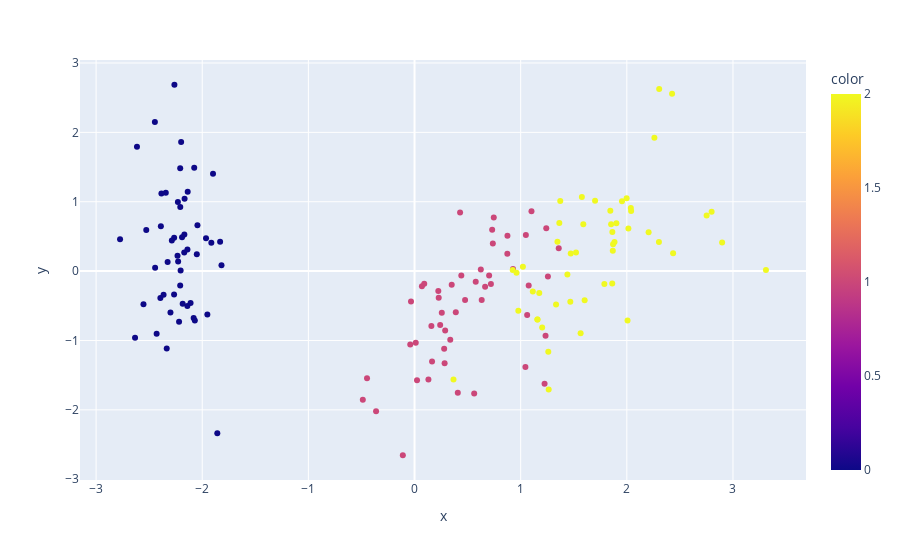

The notebook cell this image was saved under:
### Code cell
import plotly.express as px
fig = px.scatter(x=X_pca[:,0], y=X_pca[:,1],color=iris.target.astype(float))
fig.show()

### Figure 1 — Plotly figure (JSON) as saved in the notebook; plotly's stock layout.template omitted (floating-point values rounded to 4 significant figures; data arrays with more than 128 entries replaced by an {"elided": "..."} marker saying what was removed)
{"data": [{"hovertemplate": "x=%{x}<br>y=%{y}<br>color=%{marker.color}<extra></extra>", "legendgroup": "", "marker": {"color": {"elided": "150 int values"}, "coloraxis": "coloraxis", "symbol": "circle"}, "mode": "markers", "name": "", "orientation": "v", "showlegend": false, "type": "scatter", "x": {"elided": "150 float values"}, "xaxis": "x", "y": {"elided": "150 float values"}, "yaxis": "y"}], "layout": {"coloraxis": {"colorbar": {"title": {"text": "color"}}, "colorscale": [[0, "#0d0887"], [0.1111, "#46039f"], [0.2222, "#7201a8"], [0.3333, "#9c179e"], [0.4444, "#bd3786"], [0.5556, "#d8576b"], [0.6667, "#ed7953"], [0.7778, "#fb9f3a"], [0.8889, "#fdca26"], [1, "#f0f921"]]}, "legend": {"tracegroupgap": 0}, "margin": {"t": 60}, "xaxis": {"anchor": "y", "domain": [0, 1], "title": {"text": "x"}}, "yaxis": {"anchor": "x", "domain": [0, 1], "title": {"text": "y"}}}}
